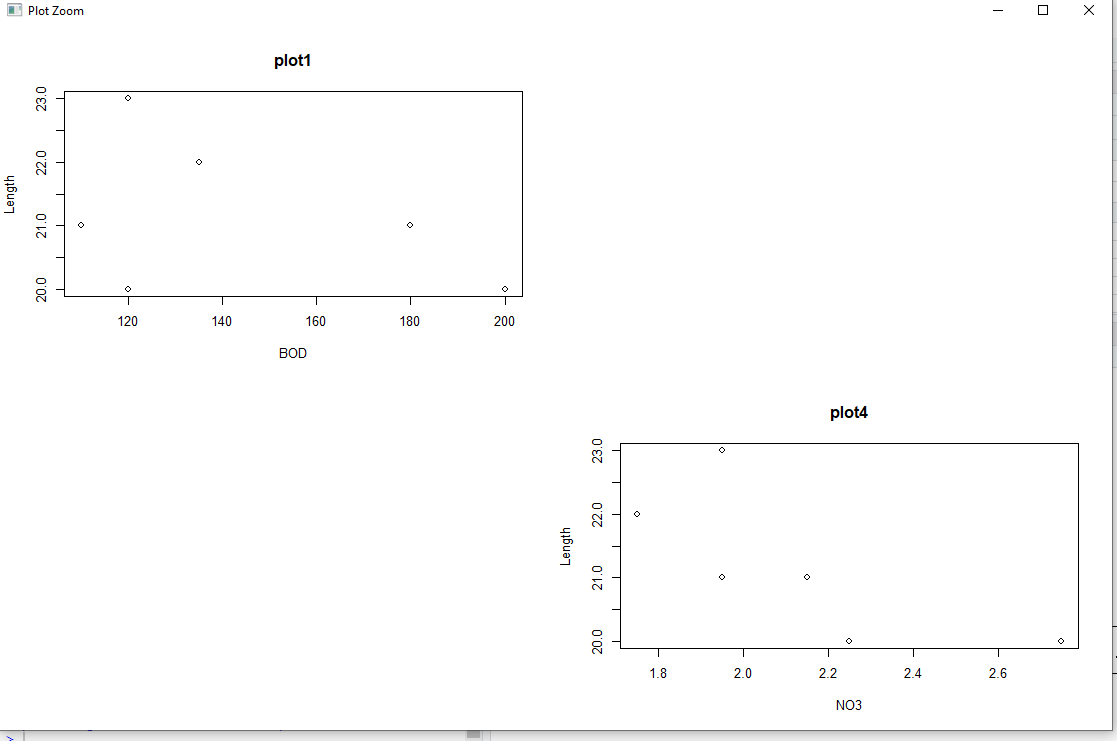

Here is the R script that generated this plot:
Length<-c(20,21,22,23,21,20)
Speed<-c(12,14,12,16,20,21)
Algae<-c(40,45,45,80,75,65) 
NO3<-c(2.25,2.15,1.75,1.95,1.95,2.75)
BOD<-c(200,180,135,120,110,120)
mf<-data.frame(Length,Speed,Algae,NO3,BOD)
mf
Opt=par(mfrow=c(2,2))
Opt
plot(Length~BOD,data=mf, main='plot1')
plot.new()
plot.new()
plot(Length ~ NO3,data=mf,main='plot4')
